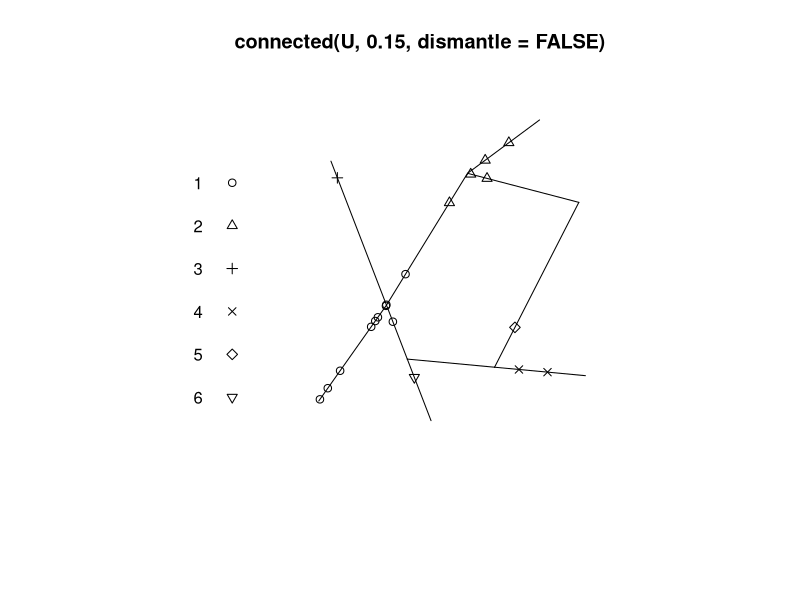
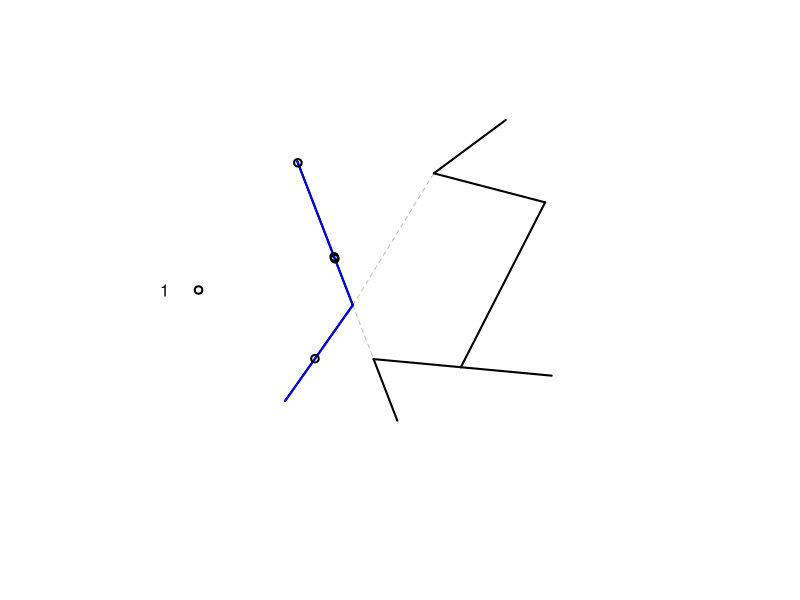

The R script that drew these images, in order:
library(spatstat)


### Name: connected.lpp
### Title: Connected Components of a Point Pattern on a Linear Network
### Aliases: connected.lpp
### Keywords: spatial manip

### ** Examples

   ## behaviour like connected.ppp
   U <- runiflpp(20, simplenet)
   plot(connected(U, 0.15, dismantle=FALSE))

   ## behaviour like connected.owin
   ## remove some edges from a network to make it disconnected
   plot(simplenet, col="grey", main="", lty=2)
   A <- thinNetwork(simplenet, retainedges=-c(3,5))
   plot(A, add=TRUE, lwd=2)
   X <- runiflpp(10, A)
   ## find the connected components
   cX <- connected(X)
   plot(cX[[1]], add=TRUE, col="blue", lwd=2)
